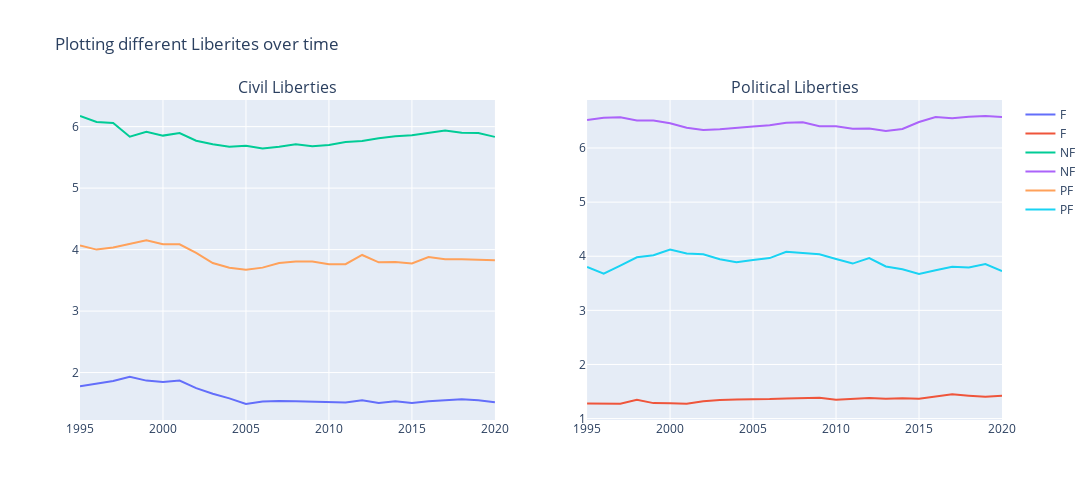

Notebook source saved alongside this figure:
### Code cell
from plotly.subplots import make_subplots
fig = make_subplots(
    rows=1, cols=2,
    subplot_titles=("Civil Liberties", "Political Liberties"))

for c in grouped_df['Status'].unique():
    df_val = grouped_df[grouped_df['Status']==c]
    fig.add_trace(go.Scatter(x=df_val['year'], y = df_val['CL'], name = c,legendgroup='group1'),
              row=1, col=1)
    fig.add_trace(go.Scatter(x=df_val['year'], y = df_val['PR'], name = c,legendgroup='group1'),
              row=1, col=2)

fig.update_layout(height=500, width=1300,
                  title_text="Plotting different Liberites over time")

fig.show()

### Figure 1 — Plotly figure (JSON) as saved in the notebook; plotly's stock layout.template omitted (floating-point values rounded to 4 significant figures)
{"data": [{"legendgroup": "group1", "name": "F", "type": "scatter", "x": [1995, 1996, 1997, 1998, 1999, 2000, 2001, 2002, 2003, 2004, 2005, 2006, 2007, 2008, 2009, 2010, 2011, 2012, 2013, 2014, 2015, 2016, 2017, 2018, 2019, 2020], "xaxis": "x", "y": [1.776, 1.821, 1.863, 1.93, 1.869, 1.847, 1.869, 1.747, 1.655, 1.58, 1.489, 1.528, 1.539, 1.534, 1.523, 1.512, 1.512, 1.551, 1.506, 1.534, 1.506, 1.535, 1.552, 1.565, 1.549, 1.519], "yaxis": "y"}, {"legendgroup": "group1", "name": "F", "type": "scatter", "x": [1995, 1996, 1997, 1998, 1999, 2000, 2001, 2002, 2003, 2004, 2005, 2006, 2007, 2008, 2009, 2010, 2011, 2012, 2013, 2014, 2015, 2016, 2017, 2018, 2019, 2020], "xaxis": "x2", "y": [1.276, 1.269, 1.275, 1.349, 1.286, 1.282, 1.274, 1.322, 1.345, 1.352, 1.352, 1.36, 1.371, 1.375, 1.386, 1.349, 1.36, 1.382, 1.368, 1.375, 1.365, 1.407, 1.448, 1.424, 1.402, 1.42], "yaxis": "y2"}, {"legendgroup": "group1", "name": "NF", "type": "scatter", "x": [1995, 1996, 1997, 1998, 1999, 2000, 2001, 2002, 2003, 2004, 2005, 2006, 2007, 2008, 2009, 2010, 2011, 2012, 2013, 2014, 2015, 2016, 2017, 2018, 2019, 2020], "xaxis": "x", "y": [6.173, 6.077, 6.059, 5.837, 5.915, 5.854, 5.896, 5.771, 5.714, 5.673, 5.689, 5.644, 5.674, 5.714, 5.681, 5.702, 5.75, 5.766, 5.812, 5.843, 5.86, 5.898, 5.939, 5.9, 5.898, 5.833], "yaxis": "y"}, {"legendgroup": "group1", "name": "NF", "type": "scatter", "x": [1995, 1996, 1997, 1998, 1999, 2000, 2001, 2002, 2003, 2004, 2005, 2006, 2007, 2008, 2009, 2010, 2011, 2012, 2013, 2014, 2015, 2016, 2017, 2018, 2019, 2020], "xaxis": "x2", "y": [6.519, 6.558, 6.569, 6.51, 6.511, 6.458, 6.375, 6.333, 6.347, 6.367, 6.4, 6.422, 6.465, 6.476, 6.404, 6.404, 6.354, 6.362, 6.312, 6.353, 6.48, 6.571, 6.551, 6.58, 6.592, 6.574], "yaxis": "y2"}, {"legendgroup": "group1", "name": "PF", "type": "scatter", "x": [1995, 1996, 1997, 1998, 1999, 2000, 2001, 2002, 2003, 2004, 2005, 2006, 2007, 2008, 2009, 2010, 2011, 2012, 2013, 2014, 2015, 2016, 2017, 2018, 2019, 2020], "xaxis": "x", "y": [4.066, 4, 4.034, 4.093, 4.153, 4.088, 4.086, 3.945, 3.782, 3.704, 3.672, 3.707, 3.783, 3.806, 3.807, 3.763, 3.763, 3.912, 3.793, 3.796, 3.776, 3.879, 3.842, 3.845, 3.839, 3.828], "yaxis": "y"}, {"legendgroup": "group1", "name": "PF", "type": "scatter", "x": [1995, 1996, 1997, 1998, 1999, 2000, 2001, 2002, 2003, 2004, 2005, 2006, 2007, 2008, 2009, 2010, 2011, 2012, 2013, 2014, 2015, 2016, 2017, 2018, 2019, 2020], "xaxis": "x2", "y": [3.803, 3.678, 3.828, 3.981, 4.017, 4.123, 4.052, 4.036, 3.945, 3.889, 3.931, 3.966, 4.083, 4.065, 4.035, 3.949, 3.864, 3.965, 3.81, 3.759, 3.672, 3.741, 3.807, 3.793, 3.855, 3.724], "yaxis": "y2"}], "layout": {"annotations": [{"font": {"size": 16}, "showarrow": false, "text": "Civil Liberties", "x": 0.225, "xanchor": "center", "xref": "paper", "y": 1, "yanchor": "bottom", "yref": "paper"}, {"font": {"size": 16}, "showarrow": false, "text": "Political Liberties", "x": 0.775, "xanchor": "center", "xref": "paper", "y": 1, "yanchor": "bottom", "yref": "paper"}], "height": 500, "title": {"text": "Plotting different Liberites over time"}, "width": 1300, "xaxis": {"anchor": "y", "domain": [0, 0.45]}, "xaxis2": {"anchor": "y2", "domain": [0.55, 1]}, "yaxis": {"anchor": "x", "domain": [0, 1]}, "yaxis2": {"anchor": "x2", "domain": [0, 1]}}}
